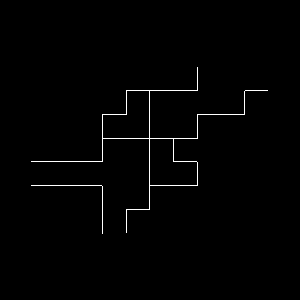

Here is the Python script that generated this plot:
#!/usr/bin/env python

# Extract 2D label boundaries using vtkSurfaceNets2D on a manually
# created labeled image with four regions.

# Factory overrides
import vtkmodules.vtkInteractionStyle  # noqa: F401
import vtkmodules.vtkRenderingOpenGL2  # noqa: F401

from vtkmodules.vtkCommonDataModel import vtkImageData
from vtkmodules.vtkFiltersCore import vtkSurfaceNets2D
from vtkmodules.vtkRenderingCore import (
    vtkActor,
    vtkPolyDataMapper,
    vtkRenderWindow,
    vtkRenderWindowInteractor,
    vtkRenderer,
)

# Create a small labeled image
VTK_SHORT = 4
row_len = 10
image = vtkImageData()
image.SetDimensions(row_len, 7, 1)
image.AllocateScalars(VTK_SHORT, 1)

scalars = image.GetPointData().GetScalars()
scalars.Fill(0)

# Region 1
for i, j in [(0,2),(1,2),(2,2),(3,0),(3,1),(3,2),(3,3),(4,1),(3,2),(4,2),(4,3)]:
    scalars.SetTuple1(i + j * row_len, 1)

# Region 2
for i, j in [(5,2),(6,2),(5,3)]:
    scalars.SetTuple1(i + j * row_len, 2)

# Region 3
for i, j in [(3,4),(4,4),(4,5)]:
    scalars.SetTuple1(i + j * row_len, 3)

# Region 4
for i, j in [(5,4),(6,4),(5,5),(6,5),(7,5),(8,5),(7,6),(8,6),(9,6)]:
    scalars.SetTuple1(i + j * row_len, 4)

# Extract boundaries of labels 1-4 with SurfaceNets (no smoothing)
surface_nets = vtkSurfaceNets2D()
surface_nets.SetInputData(image)
surface_nets.SetValue(0, 1)
surface_nets.SetValue(1, 2)
surface_nets.SetValue(2, 3)
surface_nets.SetValue(3, 4)
surface_nets.GetSmoother().SetNumberOfIterations(0)
surface_nets.GetSmoother().SetRelaxationFactor(0.2)
surface_nets.GetSmoother().SetConstraintDistance(0.25)
surface_nets.ComputeScalarsOff()
surface_nets.Update()

# Mapper
mapper = vtkPolyDataMapper()
mapper.SetInputConnection(surface_nets.GetOutputPort())

# Actor
actor = vtkActor()
actor.SetMapper(mapper)

# Renderer
renderer = vtkRenderer()
renderer.SetBackground(0, 0, 0)
renderer.AddActor(actor)

# Window
render_window = vtkRenderWindow()
render_window.AddRenderer(renderer)
render_window.SetWindowName("surface nets2d")

# Scene
renderer.ResetCamera()

# Interactor
interactor = vtkRenderWindowInteractor()
interactor.SetRenderWindow(render_window)

interactor.Initialize()
interactor.Start()
